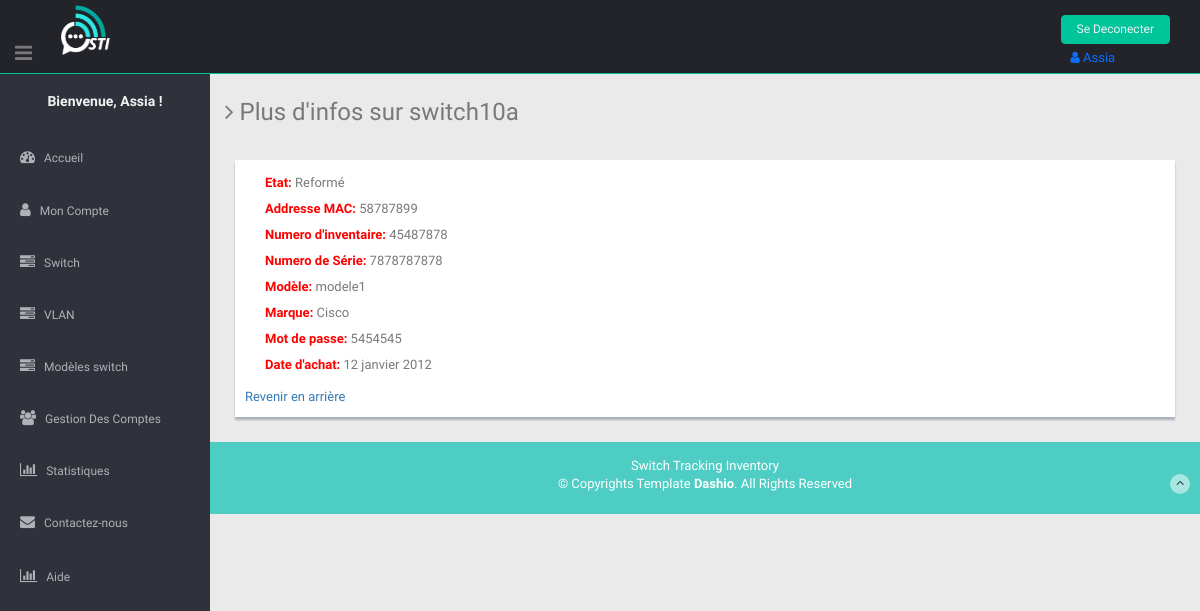
/app_principal/switch/plus_info/35 (signed in), run on the app's committed database.
### app_principal/models.py (models this page shows, shortened)
class switch(models.Model):  # on peut creer les ports d'un switch a partir d'un objet "switch" : switch_objet.port_set.create(num_port=...,type_port=...etc)
    passif = 'Passif'
    actif = 'Actif'
    reforme = 'Reformé'
    defectueux= 'Défectueux'
    choix_etat = [
        (defectueux, 'Défectueux'),
        (passif, 'Passif'),
        (reforme, 'Reformé'),
        (actif, 'Actif'),
    ]
    nom = models.CharField(max_length=50)
    marque = models.CharField(max_length=50, default='Cisco')
    modele = models.CharField(max_length=50)
    bloc = models.CharField(max_length=25, default="pas configuré")
    local = models.CharField(max_length=25, default="magazin")
    armoire = models.CharField(max_length=25, default="pas configuré")
    inventaire = models.CharField(max_length=50, unique=True,)
    serie = models.CharField(max_length=25, unique=True,)
    mac = models.CharField(max_length=25, unique=True,)
    password=models.CharField('Mot de passe',max_length=100,blank=True,
                                  null=True,)
    preced = models.CharField(
        'Cascade depuis', max_length=50, blank=True, default="pas en cascade")
    date_achat = models.DateField("Date d'achat",
                                  blank=True,
                                  null=True,
                                  )
    etat = models.CharField(
        max_length=10,
        choices=choix_etat,
        default=passif,
    )
    vlans=models.CharField(
        'VLANs associés', max_length=350, blank=True, default="/ ")

### app_principal/views.py (the view)
@login_required()
@user_passes_test(lambda u: (Group.objects.get(name="voir") in u.groups.all()) or u.is_superuser == True, login_url='app_principal:c')
def plus_info_switch(request, switch_id):
    s = switch.objects.get(id=switch_id)
    context = {'objet': s, }
    return render(request, 'app_principal/plus_info.html', context)

### app_principal/templates/app_principal/plus_info.html (shortened to what this page needs)
{% extends "base.html" %}
{% load static %}
  {% block content %}
<div class="wrapper">
  <h3><i class="fa fa-angle-right"></i> Plus d'infos sur {{ objet.nom }}</h3>
    <div class="row mt">
        <div class="col-lg-12">
            <div class="form-panel">
                <ul style="line-height: 2;">
                    <li><strong style="color:red;">Etat:</strong> {{objet.etat}}</li>
                    <li><strong style="color:red;"> Addresse MAC:</strong> {{ objet.mac }}</li>
                    <li><strong style="color:red;">Numero d'inventaire:</strong> {{ objet.inventaire }}</li>
                    <li><strong style="color:red;">Numero de Série:</strong> {{ objet.serie }}</li>
                    <li><strong style="color:red;">Modèle:</strong> {{ objet.modele }}</li>
                    <li><strong style="color:red;">Marque:</strong> {{ objet.marque }}</li>
                    <li><strong style="color:red;">Mot de passe:</strong> {{objet.password}}</li>
                    <li><strong style="color:red;">Date d'achat:</strong> {{objet.date_achat}}</li>
                </ul>
                <a href="{% url 'app_principal:switch' %}">Revenir en arrière</a>
            </div>
        </div>
    </div>
</div>
  {% endblock %}

### app_principal/templates/base.html (shortened to what this page needs)
<!DOCTYPE html>
<html lang="en">
<head>
  <link rel="stylesheet" href="https://cdn.jsdelivr.net/npm/bootstrap@5.1.3/dist/css/bootstrap.min.css">
  {% load static %}
  <link href="{% static 'lib/bootstrap/css/bootstrap.min.css' %}" rel="stylesheet">
  <link href="{% static 'style.css' %}" rel="stylesheet">
  <link href="{% static 'lib/font-awesome/css/font-awesome.css' %}" rel="stylesheet" />
  <link href="{% static 'style.css' %}" rel="stylesheet">
  <link href="{% static 'css/style-responsive.css' %}" rel="stylesheet">
   <link rel="stylesheet" type="text/css" href="{% static 'lib/bootstrap-fileupload/bootstrap-fileupload.css' %}" />
   <link rel="stylesheet" type="text/css" href="{% static 'lib/bootstrap-datepicker/css/datepicker.css' %}" />
   <link rel="stylesheet" type="text/css" href="{% static 'lib/bootstrap-daterangepicker/daterangepicker.css' %}" />
   <link rel="stylesheet" type="text/css" href="{% static 'lib/bootstrap-timepicker/compiled/timepicker.css' %}" />
   <link rel="stylesheet" type="text/css" href="{% static 'lib/bootstrap-datetimepicker/datertimepicker.css' %}" />
</head>
<body >
  <section id="container" >
    <a href="#"><img src="img" alt="good vybes" /></a>
     <header class="header black-bg" style="top:0;">
      <div class="sidebar-toggle-box">
        <div id="di" class="fa fa-bars tooltips" data-placement="right" data-original-title="Toggle Navigation"></div>
      </div>
      <a href="#" ><img class="logo" src="{% static 'img/logo.png'%}" alt="logo nnnn"></a>
      <div class="top-menu">
        <ul class="nav pull-right top-menu">
          <li>
          {% if user.is_authenticated %}
            <a type="button" class="logout" href="{% url 'app_principal:logout' %}">Se Deconecter</a>
            <span class="nav-item nav-link"> <i class="fa fa-user"></i>  {{user.username}}</span>
          {% else %}
            <a class=" btn-outline-success my-2 my-sm-0" href="{% url 'app_principal:login' %}">Se connecter</a>
          {% endif %}
          </li >
        </ul>
      </div>
    </header>
    <aside>
      <div id="sidebar" class="nav-collapse ">
        <ul class="sidebar-menu" id="nav-accordion">
          <h5 class="centered">Bienvenue, {{request.user.username}} !</h5>
          <li class="mt">
            <a href="{% url 'app_principal:accueil1'  %}">
              <i class="fa fa-dashboard"></i>
              <span>Accueil</span>
              </a>
          </li>
          <li class="sub-menu">
            <a href="{% url 'app_principal:c'  %}">
              <i class="fa fa-user"></i>
              <span>Mon Compte</span>
              </a>
          <li class="sub-menu">
            <a  href="{% url 'app_principal:switch'  %}">
              <i class="fa fa-tasks"></i>
              <span>Switch</span>
              </a>
          </li>
          <li class="sub-menu">
            <a  href="{% url 'app_principal:vlan'  %}">
              <i class="fa fa-tasks"></i>
              <span>VLAN</span>
              </a>
          </li>
          <li class="sub-menu">
            <a  href="{% url 'app_principal:modele'  %}">
              <i class="fa fa-tasks"></i>
              <span>Modèles switch</span>
              </a>
          </li>
          {% if request.user.is_superuser %}
          <li class="sub-menu">
            <a  href="{% url 'app_principal:users'  %}">
              <i class="fa fa-users"></i>
              <span>Gestion Des Comptes</span>
              </a>
          </li>
          {% endif %}
          <li class="sub-menu">
            <a href="{% url 'app_principal:statistique'  %}">
              <i class="fa fa-bar-chart-o"></i>
              <span>Statistiques</span>
              </a>
          </li>
          <li>
            <a href="{% url 'app_principal:contact'  %}">
              <i class="fa fa-envelope"></i>
              <span>Contactez-nous </span>
              </a>
          </li>
          <li class="sub-menu">
            <a href="{% url 'app_principal:aide'  %}">
              <i class=" fa fa-bar-chart-o"></i>
              <span>Aide</span>
              </a>
          </li>
      </div>
    </aside>
     <section id="main-content">
        {% block content %}
        {% endblock %}
        <footer class="site-footer">
          <div class="text-center">
            <p>
              Switch Tracking Inventory <br>
              &copy; Copyrights Template <strong>Dashio</strong>. All Rights Reserved
            </p>
            <a href="" class="go-top">
              <i class="fa fa-angle-up"></i>
              </a>
          </div>
        </footer>
      </section>
  </section>
</body>
</html>

### app_principal/static/style.css (style rules this page uses)
body { color: #797979; background: #eaeaea; font-family: 'Ruda', sans-serif; padding: 0px !important; margin: 0px !important; font-size:13px; }
ul li { list-style: none; }
a, a:hover, a:focus { text-decoration: none; outline: none; }
#container { width: 100%; height: 100%; }
.centered { text-align: center; }
.mt { margin-top: 25px; }
ul.top-menu > li > .logout { color: #f2f2f2; font-size: 12px; border-radius: 4px; -webkit-border-radius: 4px; border: 1px solid #00C49A !important; padding: 5px 15px; margin-right: 15px; background: #00C49A; margin-top: 15px; }
#sidebar { width: 210px; height: 100%; position: fixed; background: #2f323a; }
#sidebar h5 { color: #f2f2f2; font-weight: 700; }
#sidebar ul li { position: relative; }
ul.sidebar-menu , ul.sidebar-menu li ul.sub { margin: -2px 0 0; padding: 0; }
ul.sidebar-menu { margin-top: 75px; }
ul.sidebar-menu li { margin-bottom: 5px; margin-left:10px; margin-right:10px; }
ul.sidebar-menu li.sub-menu { line-height: 15px; }
ul.sidebar-menu li a span { display: inline-block; }
ul.sidebar-menu li a { color: #aeb2b7; text-decoration: none; display: block; padding: 15px 0 15px 10px; font-size: 12px; outline: none; -webkit-transition: all 0.3s ease; -moz-transition: all 0.3s ease; -o-transition: all 0.3s ease; -ms-transition: all 0.3s ease; transition: all 0.3s ease; }
ul.sidebar-menu li a i { font-size: 15px; padding-right: 6px; }
#main-content { margin-left: 210px; }
.header, .footer { min-height: 60px; padding: 0 15px; }
.header { position: fixed; left: 0; right: 0; z-index: 1002; }
.black-bg { background: #22242a; border-bottom: 1px solid #00C49A; }
.wrapper { display: inline-block; margin-top: 60px; padding-left: 15px; padding-right: 15px; padding-bottom: 15px; padding-top: 0px; width: 100%; }
#top_menu .nav > li, ul.top-menu > li { float: left; }
ul.top-menu > li > a { color: #666666; font-size: 16px; border-radius: 4px; -webkit-border-radius: 4px; border:1px solid #666666 !important; padding: 2px 6px; margin-right: 15px; }
.sidebar-toggle-box { float: left; padding-right: 15px; margin-top: 20px; }
.sidebar-toggle-box .fa-bars { cursor: pointer; display: inline-block; font-size: 20px; }
.form-panel { background: #ffffff; margin: 10px; padding: 10px; box-shadow: 0px 3px 2px #aab2bd; text-align: left; }
.site-footer { background: #4ECDC4; color: #fff; padding: 15px 0; }
.site-footer p { margin-bottom: 5px; }
.go-top { margin-right: 1%; margin-top: -25px; float: right; background: rgba(255,255,255,.5); width: 20px; height: 20px; border-radius: 50%; -webkit-border-radius: 50%; }
.go-top i { color: #2A3542; }

### app_principal/templates/base.html (style rules this page uses)
.logo { width: 50px; height: 50px; position: absolute; top: 5px; left: 60px; }
#di { position: absolute; bottom: 10px; }

### data on the page
switch: nom "switch10a", etat "Reformé", mac "58787899", inventaire "45487878", serie "7878787878", modele "modele1", marque "Cisco", password "5454545", date_achat "12 janvier 2012"

### other printed values
{{ user.username }} "Assia"
{{ request.user.username }} "Assia"
